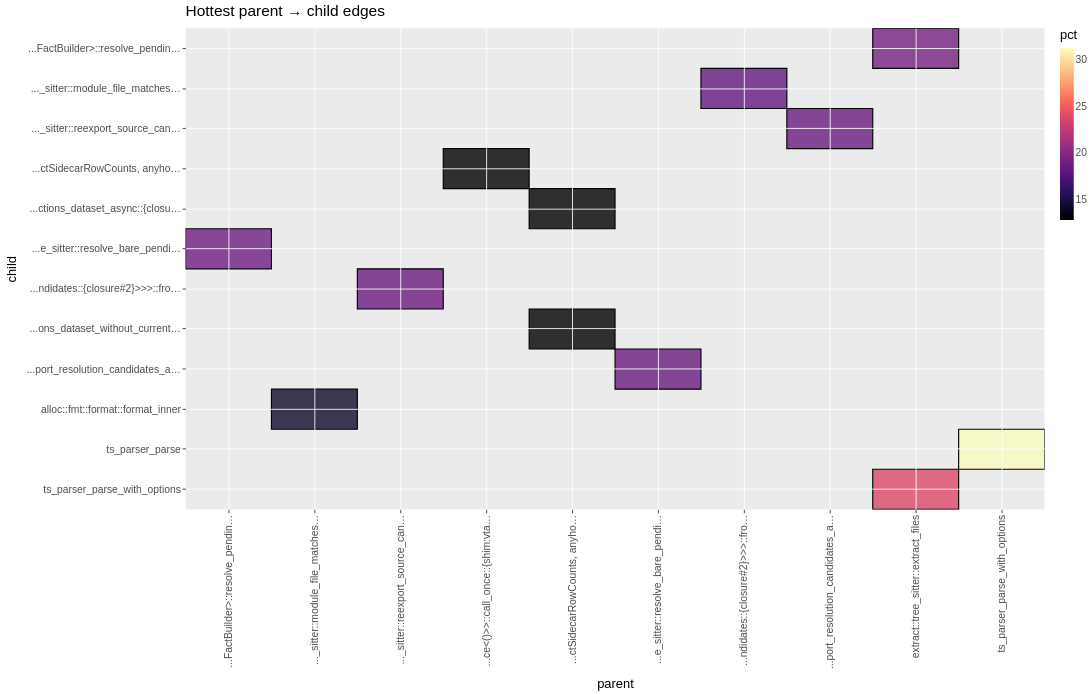

Notebook code for this chart:
### Code cell
SELECT parent, child, samples, pct
FROM read_parquet('../../../build/perf-demo/edges.parquet')
ORDER BY pct DESC;

### Figure 1 — Vega-Lite specification as saved in the notebook (floating-point values rounded to 4 significant figures; data arrays with more than 128 entries replaced by an {"elided": "..."} marker saying what was removed)
{"$schema": "https://vega.github.io/schema/vega-lite/v6.json", "config": {"axis": {"domain": false, "grid": true, "gridColor": "#FFFFFF", "gridWidth": 1, "labelColor": "#4D4D4D", "labelFontSize": 12, "tickColor": "#333333", "tickSize": 4, "titleColor": "#000000", "titleFontSize": 15, "titleFontWeight": "normal", "titlePadding": 10}, "header": {"labelColor": "#000000", "labelFontSize": 15, "labelFontWeight": "normal", "labelPadding": 5, "title": null}, "legend": {"labelColor": "#4D4D4D", "labelFontSize": 12, "rowPadding": 6, "titleColor": "#000000", "titleFontSize": 15, "titleFontWeight": "normal", "titlePadding": 8}, "title": {"anchor": "start", "color": "#000000", "fontSize": 18, "fontWeight": "normal", "frame": "group", "offset": 10, "subtitleColor": "#4D4D4D", "subtitleFontSize": 15, "subtitleFontWeight": "normal"}, "view": {"continuousHeight": 300, "continuousWidth": 300, "fill": "#EBEBEB", "stroke": null}}, "data": {"name": "data-b9c06366235c54ccf5773f066f97041b"}, "datasets": {"data-b9c06366235c54ccf5773f066f97041b": [{"__ggsql_aes_fill__": 31.2, "__ggsql_aes_height__": 1.0, "__ggsql_aes_pos1__": "ts_parser_parse_with_options", "__ggsql_aes_pos2__": "ts_parser_parse", "__ggsql_aes_width__": 1.0, "__ggsql_row_index__": 0, "__ggsql_source__": "__ggsql_layer_0__"}, {"__ggsql_aes_fill__": 23.79, "__ggsql_aes_height__": 1.0, "__ggsql_aes_pos1__": "extract::tree_sitter::extract_files", "__ggsql_aes_pos2__": "ts_parser_parse_with_options", "__ggsql_aes_width__": 1.0, "__ggsql_row_index__": 1, "__ggsql_source__": "__ggsql_layer_0__"}, {"__ggsql_aes_fill__": 19.26, "__ggsql_aes_height__": 1.0, "__ggsql_aes_pos1__": "extract::tree_sitter::extract_files", "__ggsql_aes_pos2__": "...FactBuilder>::resolve_pending_edges", "__ggsql_aes_width__": 1.0, "__ggsql_row_index__": 2, "__ggsql_source__": "__ggsql_layer_0__"}, {"__ggsql_aes_fill__": 18.88, "__ggsql_aes_height__": 1.0, "__ggsql_aes_pos1__": "...FactBuilder>::resolve_pending_edges", "__ggsql_aes_pos2__": "...e_sitter::resolve_bare_pending_edge", "__ggsql_aes_width__": 1.0, "__ggsql_row_index__": 3, "__ggsql_source__": "__ggsql_layer_0__"}, {"__ggsql_aes_fill__": 18.69, "__ggsql_aes_height__": 1.0, "__ggsql_aes_pos1__": "...e_sitter::resolve_bare_pending_edge", "__ggsql_aes_pos2__": "...port_resolution_candidates_at_depth", "__ggsql_aes_width__": 1.0, "__ggsql_row_index__": 4, "__ggsql_source__": "__ggsql_layer_0__"}, {"__ggsql_aes_fill__": 18.69, "__ggsql_aes_height__": 1.0, "__ggsql_aes_pos1__": "...port_resolution_candidates_at_depth", "__ggsql_aes_pos2__": "..._sitter::reexport_source_candidates", "__ggsql_aes_width__": 1.0, "__ggsql_row_index__": 5, "__ggsql_source__": "__ggsql_layer_0__"}, {"__ggsql_aes_fill__": 18.67, "__ggsql_aes_height__": 1.0, "__ggsql_aes_pos1__": "..._sitter::reexport_source_candidates", "__ggsql_aes_pos2__": "...ndidates::{closure#2}>>>::from_iter", "__ggsql_aes_width__": 1.0, "__ggsql_row_index__": 6, "__ggsql_source__": "__ggsql_layer_0__"}, {"__ggsql_aes_fill__": 18.41, "__ggsql_aes_height__": 1.0, "__ggsql_aes_pos1__": "...ndidates::{closure#2}>>>::from_iter", "__ggsql_aes_pos2__": "..._sitter::module_file_matches_suffix", "__ggsql_aes_width__": 1.0, "__ggsql_row_index__": 7, "__ggsql_source__": "__ggsql_layer_0__"}, {"__ggsql_aes_fill__": 14.32, "__ggsql_aes_height__": 1.0, "__ggsql_aes_pos1__": "..._sitter::module_file_matches_suffix", "__ggsql_aes_pos2__": "alloc::fmt::format::format_inner", "__ggsql_aes_width__": 1.0, "__ggsql_row_index__": 8, "__ggsql_source__": "__ggsql_layer_0__"}, {"__ggsql_aes_fill__": 12.86, "__ggsql_aes_height__": 1.0, "__ggsql_aes_pos1__": "...ce<()>>::call_once::{shim:vtable#0}", "__ggsql_aes_pos2__": "...ctSidecarRowCounts, anyhow::Error>>", "__ggsql_aes_width__": 1.0, "__ggsql_row_index__": 9, "__ggsql_source__": "__ggsql_layer_0__"}, {"__ggsql_aes_fill__": 12.86, "__ggsql_aes_height__": 1.0, "__ggsql_aes_pos1__": "...ctSidecarRowCounts, anyhow::Error>>", "__ggsql_aes_pos2__": "...ons_dataset_without_current_runtime", "__ggsql_aes_width__": 1.0, "__ggsql_row_index__": 10, "__ggsql_source__": "__ggsql_layer_0__"}, {"__ggsql_aes_fill__": 12.85, "__ggsql_aes_height__": 1.0, "__ggsql_aes_pos1__": "...ctSidecarRowCounts, anyhow::Error>>", "__ggsql_aes_pos2__": "...ctions_dataset_async::{closure#0}>>", "__ggsql_aes_width__": 1.0, "__ggsql_row_index__": 11, "__ggsql_source__": "__ggsql_layer_0__"}]}, "height": 560, "layer": [{"encoding": {"fill": {"field": "__ggsql_aes_fill__", "legend": {"labelExpr": "datum.label == '20' ? '20' : datum.label == '15' ? '15' : datum.label == '30' ? '30' : datum.label == '25' ? '25' : datum.label", "type": "gradient", "values": [15.0, 20.0, 25.0, 30.0]}, "scale": {"domain": [12.85, 31.2], "range": {"elided": "256 str values"}}, "title": "pct", "type": "quantitative"}, "fillOpacity": {"value": 0.8}, "stroke": {"value": "black"}, "strokeDash": {"value": []}, "strokeWidth": {"value": 1.333}, "x": {"axis": {"labelExpr": "datum.label == '..._sitter::reexport_source_candidates' ? '..._sitter::reexport_source_candidates' : datum.label == '...port_resolution_candidates_at_depth' ? '...port_resolution_candidates_at_depth' : datum.label == '...ndidates::{closure#2}>>>::from_iter' ? '...ndidates::{closure#2}>>>::from_iter' : datum.label == '...ce<()>>::call_once::{shim:vtable#0}' ? '...ce<()>>::call_once::{shim:vtable#0}' : datum.label == '...e_sitter::resolve_bare_pending_edge' ? '...e_sitter::resolve_bare_pending_edge' : datum.label == '...FactBuilder>::resolve_pending_edges' ? '...FactBuilder>::resolve_pending_edges' : datum.label == 'extract::tree_sitter::extract_files' ? 'extract::tree_sitter::extract_files' : datum.label == '..._sitter::module_file_matches_suffix' ? '..._sitter::module_file_matches_suffix' : datum.label == 'ts_parser_parse_with_options' ? 'ts_parser_parse_with_options' : datum.label == '...ctSidecarRowCounts, anyhow::Error>>' ? '...ctSidecarRowCounts, anyhow::Error>>' : datum.label"}, "field": "__ggsql_aes_pos1__", "scale": {"domain": ["...FactBuilder>::resolve_pending_edges", "..._sitter::module_file_matches_suffix", "..._sitter::reexport_source_candidates", "...ce<()>>::call_once::{shim:vtable#0}", "...ctSidecarRowCounts, anyhow::Error>>", "...e_sitter::resolve_bare_pending_edge", "...ndidates::{closure#2}>>>::from_iter", "...port_resolution_candidates_at_depth", "extract::tree_sitter::extract_files", "ts_parser_parse_with_options"], "zero": false}, "title": "parent", "type": "nominal"}, "y": {"axis": {"labelExpr": "datum.label == '..._sitter::module_file_matches_suffix' ? '..._sitter::module_file_matches_suffix' : datum.label == '...ctions_dataset_async::{closure#0}>>' ? '...ctions_dataset_async::{closure#0}>>' : datum.label == '...ndidates::{closure#2}>>>::from_iter' ? '...ndidates::{closure#2}>>>::from_iter' : datum.label == '...port_resolution_candidates_at_depth' ? '...port_resolution_candidates_at_depth' : datum.label == 'ts_parser_parse' ? 'ts_parser_parse' : datum.label == 'alloc::fmt::format::format_inner' ? 'alloc::fmt::format::format_inner' : datum.label == '...ctSidecarRowCounts, anyhow::Error>>' ? '...ctSidecarRowCounts, anyhow::Error>>' : datum.label == '..._sitter::reexport_source_candidates' ? '..._sitter::reexport_source_candidates' : datum.label == '...e_sitter::resolve_bare_pending_edge' ? '...e_sitter::resolve_bare_pending_edge' : datum.label == '...ons_dataset_without_current_runtime' ? '...ons_dataset_without_current_runtime' : datum.label == '...FactBuilder>::resolve_pending_edges' ? '...FactBuilder>::resolve_pending_edges' : datum.label == 'ts_parser_parse_with_options' ? 'ts_parser_parse_with_options' : datum.label"}, "field": "__ggsql_aes_pos2__", "scale": {"domain": ["...FactBuilder>::resolve_pending_edges", "..._sitter::module_file_matches_suffix", "..._sitter::reexport_source_candidates", "...ctSidecarRowCounts, anyhow::Error>>", "...ctions_dataset_async::{closure#0}>>", "...e_sitter::resolve_bare_pending_edge", "...ndidates::{closure#2}>>>::from_iter", "...ons_dataset_without_current_runtime", "...port_resolution_candidates_at_depth", "alloc::fmt::format::format_inner", "ts_parser_parse", "ts_parser_parse_with_options"], "zero": false}, "stack": null, "title": "child", "type": "nominal"}}, "mark": {"clip": true, "height": {"expr": "datum.__ggsql_aes_height__ * bandwidth('y')"}, "type": "rect", "width": {"expr": "datum.__ggsql_aes_width__ * bandwidth('x')"}}, "transform": [{"filter": {"equal": "__ggsql_layer_0__", "field": "__ggsql_source__"}}]}], "title": "Hottest parent → child edges", "width": 1000, "autosize": {"type": "pad", "contains": "padding"}}
